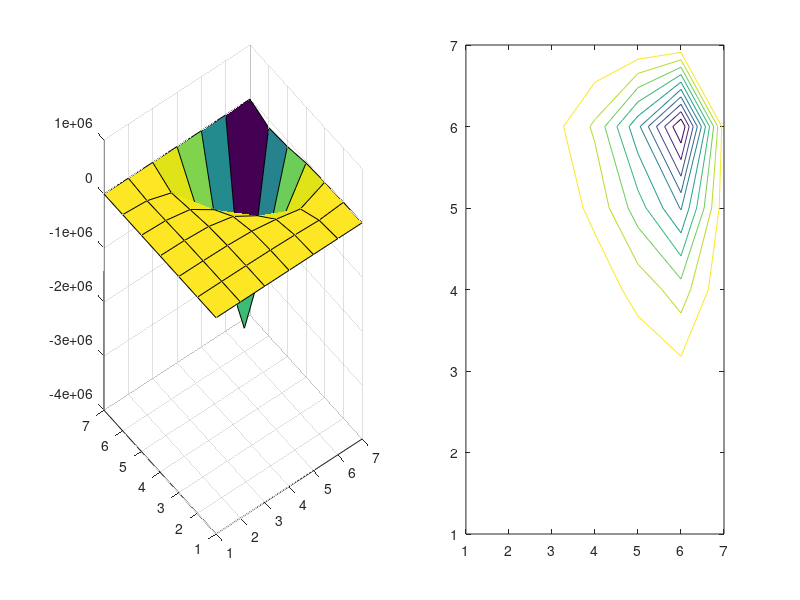

The MATLAB source for this figure:

% over-relaxation method Gauss-seidel

% this script solves gauss-seidel using succeessive over-relaxation method
% same script as Gauss-seidel is used

% Setting of number of interior nodes in x-direction
% equal number of grids necessary
lamda=input('lamda='); % over-relaxation Multiplier
 M=input('M=');

% Setting up number of interior points in y-direction
 N= input('N=');


%% setting up increments in each direction with the paranmeters provided in

% setting up increments in each direction with the paranmeters provided in
  ax = -pi;
  ay = -pi;
  bx =  pi;
  by =  pi;


%Creation of x and y values or descretization
x = linspace(-pi,pi,M+2);
y = linspace(-pi,pi,N+2);

% U is the solution of the given problem
U = ones(M+2,N+2); % The solution grid set up 
                   % added 2 to account for initital and final point 
[Y,X]=meshgrid(y,x); % inlinig, instead of calling a function
f=cos(pi/2*(2*((X-ax)/(bx-ax))+1)).*sin(pi*(Y-ay)/(by-ay));
F=-f;
F=0*F;
%% Associated boundary conditions

% bottom bounddary condition
 ubottom = (x.*(pi-x).^2); %this is the boundary condition for y=-pi 
                       % and all x's
                       
 
% top boundary condition at y=pi and all the x's
  utop = (cos(x).*(pi-x).^2);
  
 %left hand side boundary condition
 uleft = -(4*pi^3)+((y+pi)*2*pi*(pi-1));%boundary condition evaluated at x=-pi
                                  %for all y's

  % Setting up increments along with x and y increments
  dx = (2*pi)/M;
  dy = (2*pi)/N;
 
  
 % Multipliers to be used while solving the equation
  
 E = 1/dx^2;
 R = 1/dy^2;
 T = -((2*E)+(2*R));
 
 % placing the BC's on the top and bottom of the solution grid
  U(1,:)   = R*ubottom;
  U(end,:) = R*utop; 
 
 % Placing BC's on the left side of the solution grid
  U(:,1) = E*uleft;
  
  
  %% Applying Neuman Condition in the right side of the Solution-Grid
  % right side of the grid U will be computed using preset values
  err = 10; % setting up error constraint
  
  
  tic % setting up atimer
  error_iterations=0; % counting number of iterations for error calulation
  
  
  while err > 1E-6  % Setting up loop for error calculation
  B=U; % Setting up matrix for error calculation
  % the following for loop has been optimized as per matlab execution
  % process. The rows change instead of columns
  
  
  for j = 2:N+1
      U(j,end) = 1/T*(F(j,end) - (2*E*U(j,end-1) -R*U(j-1,end) - R*U(j+1,end)));
  end
 
  %% Solving the grids or internal nodes of the solution vector
  
  gauss_iterations = 0; %setting up counter for gauss iterations
   
  for k = 2:M+1
    for j = 2:N+1
        U(j,k) =   1/T*(F(j,k) - E*U(j,k-1) - E*U(j,k+1)- R*U(j-1,k) - R*U(j+1,k));
         U(j,k)=lamda*U(j,k)+(1-lamda)*B(j,k); % use of over-relaxation technique
        gauss_iterations = gauss_iterations + 1;
 
     end
  end
  

  err = abs(max(max(((B-U)./B)))); % Calculations of error
   
  error_iterations = error_iterations + 1;
  end
  
  %% PLOTTING THE APPROPRIATE FIGURES
  
  subplot(1,2,1), surf(U)
  subplot(1,2,2), contour(U)
  
  
  toc % setting off the timer
  
  %% PLOTS
  
  disp('error iterations:')
  disp(error_iterations) 
  
  disp('Gauss_iterations')
  disp(gauss_iterations)
  
  
  
